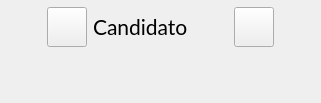
        <widget class="QWidget" name="menuCandidato">
         <layout class="QVBoxLayout" name="verticalLayout_13">
          <property name="leftMargin">
           <number>2</number>
          </property>
          <property name="topMargin">
           <number>2</number>
          </property>
          <property name="rightMargin">
           <number>2</number>
          </property>
          <item>
           <widget class="QWidget" name="barraCandidato" native="true">
            <layout class="QHBoxLayout" name="horizontalLayout_11">
             <property name="leftMargin">
              <number>5</number>
             </property>
             <property name="topMargin">
              <number>5</number>
             </property>
             <property name="rightMargin">
              <number>5</number>
             </property>
             <property name="bottomMargin">
              <number>5</number>
             </property>
             <item>
              <spacer name="horizontalSpacer_37">
               <property name="orientation">
                <enum>Qt::Horizontal</enum>
               </property>
               <property name="sizeType">
                <enum>QSizePolicy::Fixed</enum>
               </property>
               <property name="sizeHint" stdset="0">
                <size>
                 <width>40</width>
                 <height>20</height>
                </size>
               </property>
              </spacer>
             </item>
             <item>
              <widget class="QPushButton" name="AdmIcono_4">
               <property name="minimumSize">
                <size>
                 <width>40</width>
                 <height>40</height>
                </size>
               </property>
               <property name="maximumSize">
                <size>
                 <width>50</width>
                 <height>50</height>
                </size>
               </property>
               <property name="text">
                <string/>
               </property>
              </widget>
             </item>
             <item>
              <widget class="QLabel" name="label_7">
               <property name="font">
                <font>
                 <family>Lato</family>
                 <pointsize>16</pointsize>
                </font>
               </property>
               <property name="text">
                <string>Candidato</string>
               </property>
              </widget>
             </item>
             <item>
              <spacer name="horizontalSpacer_20">
               <property name="orientation">
                <enum>Qt::Horizontal</enum>
               </property>
               <property name="sizeHint" stdset="0">
                <size>
                 <width>40</width>
                 <height>20</height>
                </size>
               </property>
              </spacer>
             </item>
             <item>
              <widget class="QPushButton" name="botonSalir_4">
               <property name="minimumSize">
                <size>
                 <width>40</width>
                 <height>40</height>
                </size>
               </property>
               <property name="maximumSize">
                <size>
                 <width>50</width>
                 <height>50</height>
                </size>
               </property>
               <property name="text">
                <string/>
               </property>
              </widget>
             </item>
             <item>
              <spacer name="horizontalSpacer_38">
               <property name="orientation">
                <enum>Qt::Horizontal</enum>
               </property>
               <property name="sizeType">
                <enum>QSizePolicy::Fixed</enum>
               </property>
               <property name="sizeHint" stdset="0">
                <size>
                 <width>40</width>
                 <height>20</height>
                </size>
               </property>
              </spacer>
             </item>
            </layout>
           </widget>
          </item>
          <item>
           <spacer name="verticalSpacer_8">
            <property name="orientation">
             <enum>Qt::Vertical</enum>
            </property>
            <property name="sizeHint" stdset="0">
             <size>
              <width>20</width>
              <height>40</height>
             </size>
            </property>
           </spacer>
          </item>
         </layout>
        </widget>
